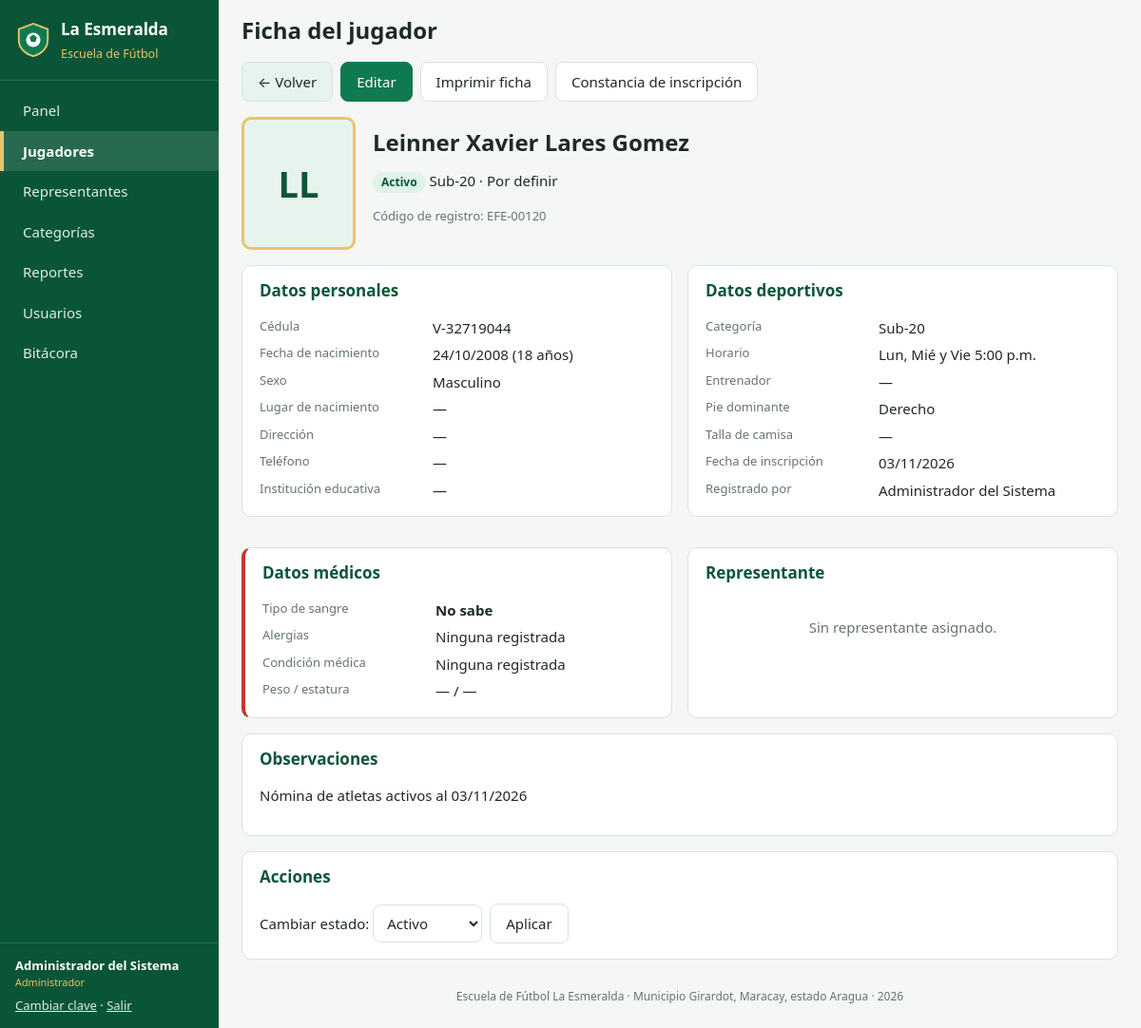
/jugador_ver.php?id=120 (signed in), run on the app's committed database.
### tables this page shows
CREATE TABLE jugadores (
  id                    INT UNSIGNED AUTO_INCREMENT PRIMARY KEY,
  cedula                VARCHAR(20)  NULL UNIQUE COMMENT 'Cédula o cédula escolar',
  nombres               VARCHAR(80)  NOT NULL,
  apellidos             VARCHAR(80)  NOT NULL,
  fecha_nacimiento      DATE         NOT NULL,
  sexo                  ENUM('M','F') NOT NULL,
  lugar_nacimiento      VARCHAR(100) NULL,
  direccion             VARCHAR(255) NULL,
  telefono              VARCHAR(20)  NULL,
  institucion_educativa VARCHAR(120) NULL,
  grado                 VARCHAR(30)  NULL,
  posicion              ENUM('Portero','Defensa','Mediocampista','Delantero','Por definir') NOT NULL DEFAULT 'Por definir',
  pie_dominante         ENUM('Derecho','Izquierdo','Ambos') NOT NULL DEFAULT 'Derecho',
  numero_camiseta       TINYINT UNSIGNED NULL,
  talla_camisa          VARCHAR(5)   NULL,
  tipo_sangre           ENUM('A+','A-','B+','B-','AB+','AB-','O+','O-','No sabe') NOT NULL DEFAULT 'No sabe',
  alergias              VARCHAR(255) NULL,
  condicion_medica      VARCHAR(255) NULL,
  peso                  DECIMAL(5,2) NULL COMMENT 'kg',
  estatura              DECIMAL(4,2) NULL COMMENT 'metros',
  foto                  VARCHAR(120) NULL,
  categoria_id          INT UNSIGNED NULL,
  representante_id      INT UNSIGNED NULL,
  fecha_inscripcion     DATE NOT NULL,
  estado                ENUM('activo','inactivo','retirado','lesionado') NOT NULL DEFAULT 'activo',
  observaciones         TEXT NULL,
  creado_por            INT UNSIGNED NULL,
  creado_en             DATETIME NOT NULL DEFAULT CURRENT_TIMESTAMP,
  actualizado_en        DATETIME NULL ON UPDATE CURRENT_TIMESTAMP,
  CONSTRAINT fk_jug_categoria     FOREIGN KEY (categoria_id)     REFERENCES categorias(id)     ON UPDATE CASCADE ON DELETE SET NULL,
  CONSTRAINT fk_jug_representante FOREIGN KEY (representante_id) REFERENCES representantes(id) ON UPDATE CASCADE ON DELETE SET NULL,
  CONSTRAINT fk_jug_usuario       FOREIGN KEY (creado_por)       REFERENCES usuarios(id)       ON UPDATE CASCADE ON DELETE SET NULL,
  INDEX idx_jug_nombre (apellidos, nombres),
  INDEX idx_jug_estado (estado)
);

CREATE TABLE usuarios (
  id          INT UNSIGNED AUTO_INCREMENT PRIMARY KEY,
  nombre      VARCHAR(100) NOT NULL,
  usuario     VARCHAR(50)  NOT NULL UNIQUE,
  clave       VARCHAR(255) NOT NULL,
  rol         ENUM('administrador','secretaria','entrenador') NOT NULL DEFAULT 'secretaria',
  activo      TINYINT(1) NOT NULL DEFAULT 1,
  creado_en   DATETIME NOT NULL DEFAULT CURRENT_TIMESTAMP
);

CREATE TABLE categorias (
  id          INT UNSIGNED AUTO_INCREMENT PRIMARY KEY,
  nombre      VARCHAR(30)  NOT NULL UNIQUE,
  edad_min    TINYINT UNSIGNED NOT NULL,
  edad_max    TINYINT UNSIGNED NOT NULL,
  horario     VARCHAR(120) NULL,
  entrenador  VARCHAR(100) NULL,
  descripcion VARCHAR(255) NULL
);

### includes/init.php (called while the page is built, shortened)
<?php
function db(): PDO
{
    static $pdo = null;
    if ($pdo === null) {
        $dsn = DB_SOCKET !== ''
            ? 'mysql:unix_socket=' . DB_SOCKET . ';dbname=' . DB_NAME . ';charset=utf8mb4'
            : 'mysql:host=' . DB_HOST . ';port=' . DB_PORT . ';dbname=' . DB_NAME . ';charset=utf8mb4';
        try {
            $pdo = new PDO($dsn, DB_USER, DB_PASS, [
                PDO::ATTR_ERRMODE            => PDO::ERRMODE_EXCEPTION,
                PDO::ATTR_DEFAULT_FETCH_MODE => PDO::FETCH_ASSOC,
                PDO::ATTR_EMULATE_PREPARES   => false,
            ]);
        } catch (PDOException $ex) {
            http_response_code(500);
            exit('<h2>No se pudo conectar a la base de datos.</h2><p>Verifique que MySQL esté encendido y '
                . 'los datos de config/config.php (o config/config.local.php).</p>');
        }
    }
    return $pdo;
}
function q(string $sql, array $params = []): PDOStatement
{
    $st = db()->prepare($sql);
    $st->execute($params);
    return $st;
}
function e($texto): string
{
    return htmlspecialchars((string) $texto, ENT_QUOTES, 'UTF-8');
}
function fecha_ve(?string $fecha): string
{
    $t = strtotime($fecha);
    return $t ? date('d/m/Y', $t) : '—';
}
function edad(string $fecha_nac): int
{
    return (new DateTime($fecha_nac))->diff(new DateTime('today'))->y;
}
function usuario_actual(): ?array
{
    return $_SESSION['usuario'] ?? null;
}
function requiere_login(): array
{
    $u = usuario_actual();
    return $u;
}
function tiene_rol(string $minimo): bool
{
    $nivel = ['entrenador' => 1, 'secretaria' => 2, 'administrador' => 3];
    $u = usuario_actual();
    return $u && ($nivel[$u['rol']] ?? 0) >= ($nivel[$minimo] ?? 99);
}
function puede_editar(): bool
{
    return tiene_rol('secretaria');
}
function foto_url(?string $foto): ?string
{
    return ($foto && is_file(FOTO_DIR . $foto)) ? FOTO_URL . rawurlencode($foto) : null;
}
function iniciales(string $nombres, string $apellidos): string
{
    return mb_strtoupper(mb_substr($nombres, 0, 1) . mb_substr($apellidos, 0, 1));
}

### jugador_ver.php (the view, shortened to what this page needs)
<?php
require_once __DIR__ . '/includes/init.php';
$menu = 'jugadores';
$id = (int) ($_GET['id'] ?? 0);
$j = q('SELECT j.*, c.nombre categoria, c.horario, c.entrenador, u.nombre registrado_por
        FROM jugadores j
        LEFT JOIN categorias c ON c.id = j.categoria_id
        LEFT JOIN usuarios u ON u.id = j.creado_por
        WHERE j.id = ?', [$id])->fetch();
$r = $j['representante_id'] ? q('SELECT * FROM representantes WHERE id = ?', [$j['representante_id']])->fetch() : null;
$hermanos = $r ? q('SELECT id, nombres, apellidos FROM jugadores WHERE representante_id = ? AND id <> ?', [$r['id'], $id])->fetchAll() : [];
$titulo = 'Ficha del jugador';
$foto = foto_url($j['foto']);
require __DIR__ . '/includes/header.php';
?>
<div class="botones no-imprimir">
  <a class="btn btn-sec" href="jugadores.php">← Volver</a>
  <?php if (puede_editar()): ?><a class="btn btn-primario" href="jugador_form.php?id=<?= $id ?>">Editar</a><?php endif; ?>
  <button class="btn" onclick="window.print()">Imprimir ficha</button>
  <a class="btn" href="constancia.php?id=<?= $id ?>" target="_blank">Constancia de inscripción</a>
</div>
<article class="ficha">
  <header class="ficha-cab">
    <?php if ($foto): ?><img src="<?= e($foto) ?>" class="foto-grande" alt="Foto"><?php else: ?><div class="foto-grande avatar-grande"><?= e(iniciales($j['nombres'], $j['apellidos'])) ?></div><?php endif; ?>
    <div>
      <h2><?= e($j['nombres'] . ' ' . $j['apellidos']) ?></h2>
      <p>
        <span class="etiqueta etiqueta-<?= e($j['estado']) ?>"><?= e(ucfirst($j['estado'])) ?></span>
        <?= e($j['categoria'] ?? 'Sin categoría') ?> · <?= e($j['posicion']) ?>
      </p>
      <p class="nota">Código de registro: EFE-<?= str_pad((string) $j['id'], 5, '0', STR_PAD_LEFT) ?></p>
    </div>
  </header>
  <div class="rejilla-2">
    <section class="panel">
      <h3>Datos personales</h3>
      <dl>
        <dt>Cédula</dt><dd><?= e($j['cedula'] ?? '—') ?></dd>
        <dt>Fecha de nacimiento</dt><dd><?= fecha_ve($j['fecha_nacimiento']) ?> (<?= edad($j['fecha_nacimiento']) ?> años)</dd>
        <dt>Sexo</dt><dd><?= $j['sexo'] === 'M' ? 'Masculino' : 'Femenino' ?></dd>
        <dt>Lugar de nacimiento</dt><dd><?= e($j['lugar_nacimiento'] ?? '—') ?></dd>
        <dt>Dirección</dt><dd><?= e($j['direccion'] ?? '—') ?></dd>
        <dt>Teléfono</dt><dd><?= e($j['telefono'] ?? '—') ?></dd>
        <dt>Institución educativa</dt><dd><?= e($j['institucion_educativa'] ?? '—') ?> <?= $j['grado'] ? '(' . e($j['grado']) . ')' : '' ?></dd>
      </dl>
    </section>
    <section class="panel">
      <h3>Datos deportivos</h3>
      <dl>
        <dt>Categoría</dt><dd><?= e($j['categoria'] ?? '—') ?></dd>
        <dt>Horario</dt><dd><?= e($j['horario'] ?? '—') ?></dd>
        <dt>Entrenador</dt><dd><?= e($j['entrenador'] ?? '—') ?></dd>
        <dt>Pie dominante</dt><dd><?= e($j['pie_dominante']) ?></dd>
        <dt>Talla de camisa</dt><dd><?= e($j['talla_camisa'] ?? '—') ?></dd>
        <dt>Fecha de inscripción</dt><dd><?= fecha_ve($j['fecha_inscripcion']) ?></dd>
        <dt>Registrado por</dt><dd><?= e($j['registrado_por'] ?? '—') ?></dd>
      </dl>
    </section>
    <section class="panel panel-medico">
      <h3>Datos médicos</h3>
      <dl>
        <dt>Tipo de sangre</dt><dd><strong><?= e($j['tipo_sangre']) ?></strong></dd>
        <dt>Alergias</dt><dd><?= e($j['alergias'] ?? 'Ninguna registrada') ?></dd>
        <dt>Condición médica</dt><dd><?= e($j['condicion_medica'] ?? 'Ninguna registrada') ?></dd>
        <dt>Peso / estatura</dt><dd><?= $j['peso'] ? e($j['peso']) . ' kg' : '—' ?> / <?= $j['estatura'] ? e($j['estatura']) . ' m' : '—' ?></dd>
      </dl>
    </section>
    <section class="panel">
      <h3>Representante</h3>
      <?php if ($r): ?>
      <dl>
        <dt>Nombre</dt><dd><a href="representante_form.php?id=<?= $r['id'] ?>"><?= e($r['nombres'] . ' ' . $r['apellidos']) ?></a> (<?= e($r['parentesco']) ?>)</dd>
        <dt>Cédula</dt><dd><?= e($r['cedula']) ?></dd>
        <dt>Teléfonos</dt><dd><?= e($r['telefono']) ?><?= $r['telefono_alt'] ? ' / ' . e($r['telefono_alt']) : '' ?></dd>
        <dt>Correo</dt><dd><?= e($r['correo'] ?? '—') ?></dd>
        <dt>Dirección</dt><dd><?= e($r['direccion'] ?? '—') ?></dd>
        <?php if ($hermanos): ?>
          <dt>Otros representados</dt>
          <dd><?php foreach ($hermanos as $h): ?><a href="jugador_ver.php?id=<?= $h['id'] ?>"><?= e($h['nombres'] . ' ' . $h['apellidos']) ?></a><br><?php endforeach; ?></dd>
        <?php endif; ?>
      </dl>
      <?php else: ?><p class="vacio">Sin representante asignado.</p><?php endif; ?>
    </section>
  </div>
  <?php if ($j['observaciones']): ?>
    <section class="panel"><h3>Observaciones</h3><p><?= nl2br(e($j['observaciones'])) ?></p></section>
  <?php endif; ?>
</article>
<?php if (puede_editar()): ?>
<section class="panel no-imprimir">
  <h3>Acciones</h3>
  <form method="post" class="en-linea">
    <label>Cambiar estado:
      <select name="estado">
        <?php foreach (['activo', 'inactivo', 'lesionado', 'retirado'] as $es): ?>
          <option value="<?= $es ?>" <?= $j['estado'] === $es ? 'selected' : '' ?>><?= ucfirst($es) ?></option>
        <?php endforeach; ?>
      </select>
    </label>
    <button class="btn">Aplicar</button>
  </form>
</section>
<?php endif; ?>
<?php require __DIR__ . '/includes/footer.php'; ?>

### includes/header.php (shortened to what this page needs)
<?php
$sesion = requiere_login();
$menu = $menu ?? '';
$opciones = [
    'panel'           => ['index.php',          'Panel',           'entrenador'],
    'jugadores'       => ['jugadores.php',      'Jugadores',       'entrenador'],
    'representantes'  => ['representantes.php', 'Representantes',  'entrenador'],
    'categorias'      => ['categorias.php',     'Categorías',      'entrenador'],
    'reportes'        => ['reportes.php',       'Reportes',        'entrenador'],
    'usuarios'        => ['usuarios.php',       'Usuarios',        'administrador'],
    'bitacora'        => ['bitacora.php',       'Bitácora',        'administrador'],
];
?><!DOCTYPE html>
<html lang="es">
<head>
<link rel="stylesheet" href="assets/css/estilos.css">
</head>
<body>
<aside class="lateral no-imprimir">
  <div class="marca">
    <svg viewBox="0 0 40 40" width="38" height="38" aria-hidden="true">
      <path d="M20 2 L36 8 V20 C36 30 28 36 20 38 C12 36 4 30 4 20 V8 Z" fill="#0f7a4f" stroke="#e9c46a" stroke-width="2"/>
      <circle cx="20" cy="20" r="8" fill="#fff"/>
      <path d="M20 14 l4 3 -1.5 5 h-5 L16 17 z" fill="#0f7a4f"/>
    </svg>
    <div><strong>La Esmeralda</strong><small>Escuela de Fútbol</small></div>
  </div>
  <nav>
    <?php foreach ($opciones as $clave => [$url, $texto, $rol]): if (!tiene_rol($rol)) continue; ?>
      <a href="<?= $url ?>" class="<?= $menu === $clave ? 'activo' : '' ?>"><?= e($texto) ?></a>
    <?php endforeach; ?>
  </nav>
  <div class="sesion">
    <span><?= e($sesion['nombre']) ?></span>
    <small><?= e(ucfirst($sesion['rol'])) ?></small>
    <a href="perfil.php">Cambiar clave</a> · <a href="logout.php">Salir</a>
  </div>
</aside>
<main class="contenido">
  <header class="barra no-imprimir">
    <h1><?= e($titulo ?? '') ?></h1>
  </header>

### assets/css/estilos.css (style rules this page uses)
:root { --verde: #0f7a4f; --verde-osc: #0a5537; --verde-claro: #e7f4ee; --oro: #e9c46a; --texto: #1f2a24; --gris: #66756d; --borde: #d9e2dd; --fondo: #f4f7f5; --blanco: #fff; --rojo: #c0392b; --ambar: #b7791f; --radio: 10px; }
* { box-sizing: border-box; }
body { margin: 0; font: 15px/1.5 system-ui, -apple-system, "Segoe UI", Roboto, Arial, sans-serif; color: var(--texto); background: var(--fondo); }
a { color: var(--verde); }
h1, h2, h3 { line-height: 1.2; }
.lateral { position: fixed; inset: 0 auto 0 0; width: 230px; background: var(--verde-osc); color: #fff; display: flex; flex-direction: column; z-index: 20; transition: transform .2s; }
.marca { display: flex; gap: 10px; align-items: center; padding: 18px 16px; border-bottom: 1px solid rgba(255,255,255,.12); }
.marca strong { display: block; font-size: 17px; }
.marca small { color: var(--oro); }
.lateral nav { flex: 1; padding: 10px 0; overflow-y: auto; }
.lateral nav a { display: block; padding: 10px 20px; color: #dfeee7; text-decoration: none; border-left: 4px solid transparent; }
.lateral nav a.activo { background: rgba(255,255,255,.12); border-left-color: var(--oro); color: #fff; font-weight: 600; }
.sesion { padding: 14px 16px; border-top: 1px solid rgba(255,255,255,.12); font-size: 13px; }
.sesion span { display: block; font-weight: 600; }
.sesion small { display: block; color: var(--oro); margin-bottom: 6px; }
.sesion a { color: #dfeee7; }
.contenido { margin-left: 230px; padding: 0 24px 24px; min-height: 100vh; }
.barra { display: flex; align-items: center; gap: 12px; padding: 18px 0 8px; }
.barra h1 { margin: 0; font-size: 24px; }
.btn { display: inline-block; padding: 9px 16px; border-radius: 8px; border: 1px solid var(--borde); background: var(--blanco); color: var(--texto); font: inherit; cursor: pointer; text-decoration: none; white-space: nowrap; }
.btn-primario { background: var(--verde); border-color: var(--verde); color: #fff; }
.btn-sec { background: var(--verde-claro); }
.panel { background: var(--blanco); border: 1px solid var(--borde); border-radius: var(--radio); padding: 16px 18px; margin-bottom: 16px; }
.panel h2, .panel h3 { margin-top: 0; font-size: 17px; color: var(--verde-osc); }
.panel-medico { border-left: 4px solid var(--rojo); }
.rejilla-2 { display: grid; grid-template-columns: 1fr 1fr; gap: 16px; }
.vacio { color: var(--gris); text-align: center; padding: 18px; }
.nota { color: var(--gris); font-size: 13px; }
.etiqueta { display: inline-block; padding: 2px 9px; border-radius: 20px; font-size: 12px; font-weight: 600; }
.etiqueta-activo { background: #dff3e8; color: var(--verde-osc); }
input, select, textarea { font: inherit; padding: 8px 10px; border: 1px solid var(--borde); border-radius: 8px; background: #fff; color: var(--texto); width: 100%; }
.botones { display: flex; gap: 8px; flex-wrap: wrap; margin: 10px 0 16px; }
.en-linea { display: inline-flex; gap: 8px; align-items: center; margin-right: 16px; }
.en-linea select { width: auto; }
.ficha-cab { display: flex; gap: 18px; align-items: center; margin-bottom: 16px; }
.ficha-cab h2 { margin: 0 0 6px; font-size: 24px; }
.foto-grande { width: 120px; height: 140px; object-fit: cover; border-radius: var(--radio); border: 3px solid var(--oro); }
.avatar-grande { display: flex; align-items: center; justify-content: center; background: var(--verde-claro); color: var(--verde-osc); font-size: 38px; font-weight: 700; }
dl { display: grid; grid-template-columns: 170px 1fr; gap: 6px 12px; margin: 0; }
dt { color: var(--gris); font-size: 13px; }
dd { margin: 0; }

### data on the page
jugadores: creado_por.nombre "Administrador del Sistema", iniciales($j['nombres'], $j['apellidos']) "LL", nombres+apellidos "Leinner Xavier Lares Gomez", estado "Activo", categoria.nombre "Sub-20", posicion "Por definir", id "00120", cedula "V-32719044", fecha_nacimiento "24/10/2008", fecha_nacimiento "18", lugar_nacimiento "—", direccion "—", telefono "—", institucion_educativa "—", categoria.horario "Lun, Mié y Vie 5:00 p.m.", categoria.entrenador "—", pie_dominante "Derecho", talla_camisa "—", fecha_inscripcion "03/11/2026", tipo_sangre "No sabe", alergias "Ninguna registrada", condicion_medica "Ninguna registrada", observaciones "Nómina de atletas activos al 03/11/2026"

### other printed values
$texto "Panel"
$texto "Jugadores"
$texto "Representantes"
$texto "Categorías"
$texto "Reportes"
$texto "Usuarios"
$texto "Bitácora"
$sesion['rol'] "Administrador"
$titulo "Ficha del jugador"
APP_NOMBRE "Escuela de Fútbol La Esmeralda"
APP_UBICACION "Municipio Girardot, Maracay, estado Aragua"
